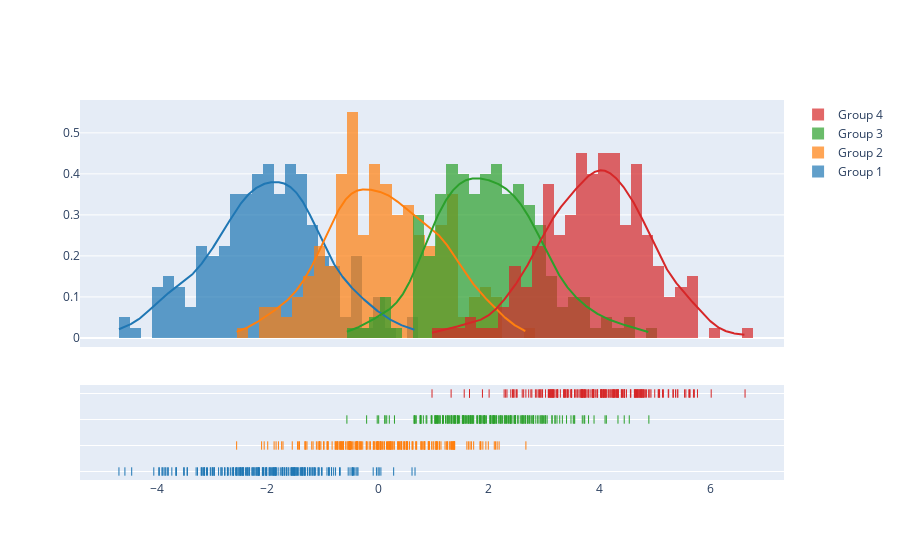

This figure's notebook cell:
### Code cell
import plotly.figure_factory as ff

# Add histogram data
x1 = np.random.randn(200) - 2
x2 = np.random.randn(200)
x3 = np.random.randn(200) + 2
x4 = np.random.randn(200) + 4

# Group data together
hist_data = [x1, x2, x3, x4]

group_labels = ['Group 1', 'Group 2', 'Group 3', 'Group 4']

# Create distplot with custom bin_size
fig = ff.create_distplot(hist_data, group_labels, bin_size=.2)
fig.show()

### Figure 1 — Plotly figure (JSON) as saved in the notebook; plotly's stock layout.template omitted (floating-point values rounded to 4 significant figures; data arrays with more than 128 entries replaced by an {"elided": "..."} marker saying what was removed)
{"data": [{"autobinx": false, "histnorm": "probability density", "legendgroup": "Group 1", "marker": {"color": "rgb(31, 119, 180)"}, "name": "Group 1", "opacity": 0.7, "type": "histogram", "x": {"elided": "200 float values"}, "xaxis": "x", "xbins": {"end": 0.6671, "size": 0.2, "start": -4.685}, "yaxis": "y"}, {"autobinx": false, "histnorm": "probability density", "legendgroup": "Group 2", "marker": {"color": "rgb(255, 127, 14)"}, "name": "Group 2", "opacity": 0.7, "type": "histogram", "x": {"elided": "200 float values"}, "xaxis": "x", "xbins": {"end": 2.671, "size": 0.2, "start": -2.557}, "yaxis": "y"}, {"autobinx": false, "histnorm": "probability density", "legendgroup": "Group 3", "marker": {"color": "rgb(44, 160, 44)"}, "name": "Group 3", "opacity": 0.7, "type": "histogram", "x": {"elided": "200 float values"}, "xaxis": "x", "xbins": {"end": 4.894, "size": 0.2, "start": -0.5644}, "yaxis": "y"}, {"autobinx": false, "histnorm": "probability density", "legendgroup": "Group 4", "marker": {"color": "rgb(214, 39, 40)"}, "name": "Group 4", "opacity": 0.7, "type": "histogram", "x": {"elided": "200 float values"}, "xaxis": "x", "xbins": {"end": 6.632, "size": 0.2, "start": 0.9744}, "yaxis": "y"}, {"legendgroup": "Group 1", "marker": {"color": "rgb(31, 119, 180)"}, "mode": "lines", "name": "Group 1", "showlegend": false, "type": "scatter", "x": {"elided": "500 float values"}, "xaxis": "x", "y": {"elided": "500 float values"}, "yaxis": "y"}, {"legendgroup": "Group 2", "marker": {"color": "rgb(255, 127, 14)"}, "mode": "lines", "name": "Group 2", "showlegend": false, "type": "scatter", "x": {"elided": "500 float values"}, "xaxis": "x", "y": {"elided": "500 float values"}, "yaxis": "y"}, {"legendgroup": "Group 3", "marker": {"color": "rgb(44, 160, 44)"}, "mode": "lines", "name": "Group 3", "showlegend": false, "type": "scatter", "x": {"elided": "500 float values"}, "xaxis": "x", "y": {"elided": "500 float values"}, "yaxis": "y"}, {"legendgroup": "Group 4", "marker": {"color": "rgb(214, 39, 40)"}, "mode": "lines", "name": "Group 4", "showlegend": false, "type": "scatter", "x": {"elided": "500 float values"}, "xaxis": "x", "y": {"elided": "500 float values"}, "yaxis": "y"}, {"legendgroup": "Group 1", "marker": {"color": "rgb(31, 119, 180)", "symbol": "line-ns-open"}, "mode": "markers", "name": "Group 1", "showlegend": false, "type": "scatter", "x": {"elided": "200 float values"}, "xaxis": "x", "y": {"elided": "200 str values"}, "yaxis": "y2"}, {"legendgroup": "Group 2", "marker": {"color": "rgb(255, 127, 14)", "symbol": "line-ns-open"}, "mode": "markers", "name": "Group 2", "showlegend": false, "type": "scatter", "x": {"elided": "200 float values"}, "xaxis": "x", "y": {"elided": "200 str values"}, "yaxis": "y2"}, {"legendgroup": "Group 3", "marker": {"color": "rgb(44, 160, 44)", "symbol": "line-ns-open"}, "mode": "markers", "name": "Group 3", "showlegend": false, "type": "scatter", "x": {"elided": "200 float values"}, "xaxis": "x", "y": {"elided": "200 str values"}, "yaxis": "y2"}, {"legendgroup": "Group 4", "marker": {"color": "rgb(214, 39, 40)", "symbol": "line-ns-open"}, "mode": "markers", "name": "Group 4", "showlegend": false, "type": "scatter", "x": {"elided": "200 float values"}, "xaxis": "x", "y": {"elided": "200 str values"}, "yaxis": "y2"}], "layout": {"barmode": "overlay", "hovermode": "closest", "legend": {"traceorder": "reversed"}, "xaxis": {"anchor": "y2", "domain": [0.0, 1.0], "zeroline": false}, "yaxis": {"anchor": "free", "domain": [0.35, 1], "position": 0.0}, "yaxis2": {"anchor": "x", "domain": [0, 0.25], "dtick": 1, "showticklabels": false}}}
